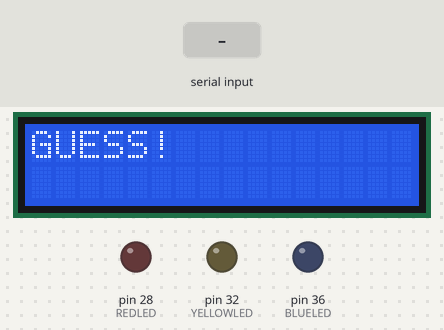
Bench run of a sketch on a simulated Arduino Mega 2560, built with avr-gcc and run on an emulated ATmega2560. Shown: 16×2 character LCD, output pins drawn as LEDs (lit = HIGH). The test bench sets the inputs (shaded band).

Above: at 1.2 s.
1.3 s: "r" received over Serial
At 2.5 s:
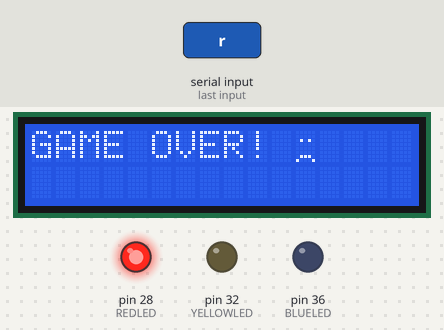
2.8 s: "b" received over Serial
At 5.2 s:
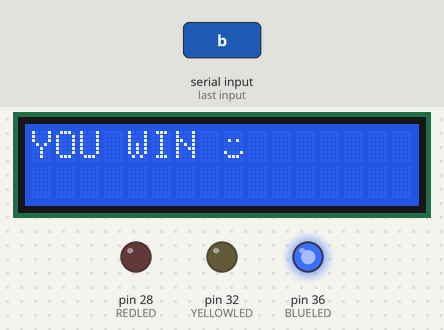
5.8 s: "l" received over Serial
At 7.6 s:
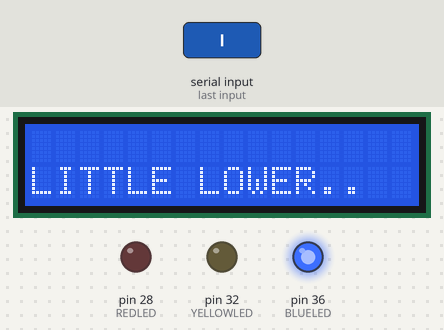
8.8 s: "h" received over Serial
At 9.6 s:
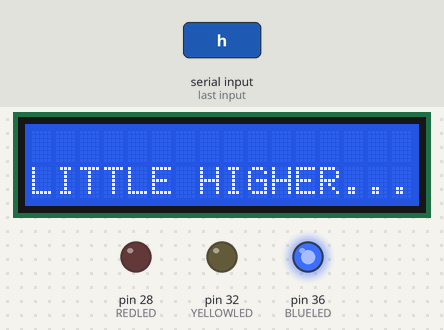
11.3 s: "g" received over Serial
At 11.6 s:
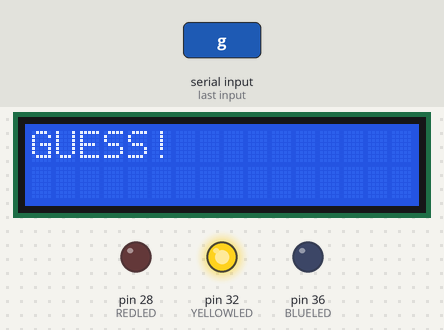
12.8 s: "l" received over Serial
At 14.8 s:
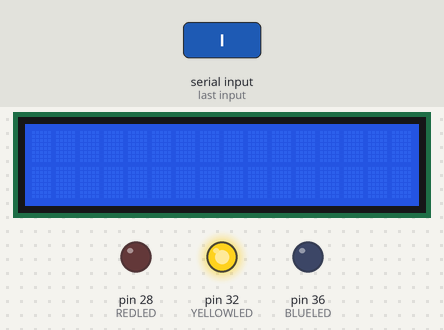
Timing chart, 0 to 16.3 s (numbered marks = the images above; inputs shaded):
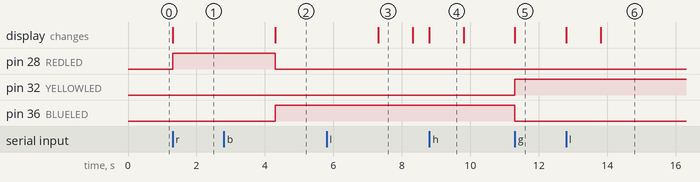

The sketch:

guess_letter_arduino_output.ino
```cpp
#include <LiquidCrystal.h>

const int rs = 12, en = 11, d4 = 5, d5 = 4, d6 = 3, d7 = 2;
LiquidCrystal lcd(rs, en, d4, d5, d6, d7);

byte smiley[8] = {
  0b00000,
  0b00000,
  0b01010,
  0b00000,
  0b00000,
  0b10001,
  0b01110,
  0b00000
};

byte frownie[8] = {
  0b00000,
  0b00000,
  0b01010,
  0b00000,
  0b00000,
  0b00000,
  0b01110,
  0b10001
};

int REDLED = 28;
int YELLOWLED = 32;
int BLUELED = 36;

char incoming_data = '\0';

void setup()
{
   Serial.begin(9600);

   lcd.begin(16, 2);
   lcd.setCursor(0, 0);
   lcd.print("GUESS!");

   lcd.createChar(1, smiley);
   lcd.createChar(2, frownie);

   pinMode(REDLED, OUTPUT);
   pinMode(YELLOWLED, OUTPUT);
   pinMode(BLUELED, OUTPUT);

}

void loop()
{
  if (Serial.available() > 0)
  {
    incoming_data = Serial.read();

    if (incoming_data == 'r')
    {
      //RED LED - ON
      digitalWrite(REDLED, HIGH);

      digitalWrite(YELLOWLED, LOW);
      digitalWrite(BLUELED, LOW);

      lcd.setCursor(0, 0);
      lcd.print("GAME OVER! ");
      lcd.write((byte)2);

      delay(3000);

      //LCD - CLEAR
      lcd.clear();

    }
    else if (incoming_data == 'b')
    {
      //BLUE LED - ON
      digitalWrite(BLUELED, HIGH);

      digitalWrite(REDLED, LOW);
      digitalWrite(YELLOWLED, LOW);

      lcd.setCursor(0, 0);
      lcd.print("YOU WIN ");
      lcd.write((byte)1);

      delay(3000);

      //LCD - CLEAR
      lcd.clear();

    }
    else if (incoming_data == 'g')
    {
      //YELLOW LED - ON
      digitalWrite(YELLOWLED, HIGH);

      digitalWrite(BLUELED, LOW);
      digitalWrite(REDLED, LOW);

      lcd.setCursor(0, 0);
      lcd.print("GUESS!");

    }
    else if (incoming_data == 'l')
    {
      lcd.setCursor(0, 1);
      lcd.print("LITTLE LOWER..");

      delay(1000);

      //LCD - CLEAR
      lcd.clear();
    }
    else if (incoming_data == 'h')
    {
      lcd.setCursor(0, 1);
      lcd.print("LITTLE HIGHER...");

      delay(1000);

      //LCD - CLEAR
      lcd.clear();
    }

    else if (incoming_data == 'x')
    {
      //LEDs - OFF
      digitalWrite(YELLOWLED, LOW);
      digitalWrite(BLUELED, LOW);
      digitalWrite(REDLED, LOW);
      //LCD - CLEAR
      lcd.clear();
    }
  }
}
```

Measured:
- after the input at 1.3 s, pin 28 (REDLED): LOW → HIGH at once; the display: changes at once (image 1)
- after the input at 2.8 s, pin 28 (REDLED): HIGH → LOW after 1.5 s; pin 36 (BLUELED): LOW → HIGH after 1.5 s; the display: first differs from a run without the input after 1.5 s (image 2)
- after the input at 5.8 s, the display: first differs from a run without the input after 1.5 s (image 3)
- after the input at 8.8 s, the display: changes at once (image 4)
- after the input at 11.3 s, pin 32 (YELLOWLED): LOW → HIGH at once; pin 36 (BLUELED): HIGH → LOW at once; the display: changes at once (image 5)
- after the input at 12.8 s, the display: first changes at once (image 6 shows a later state)
- what the display in image 3 shows lasts 1.0 s, from 7.3 s to 8.3 s
